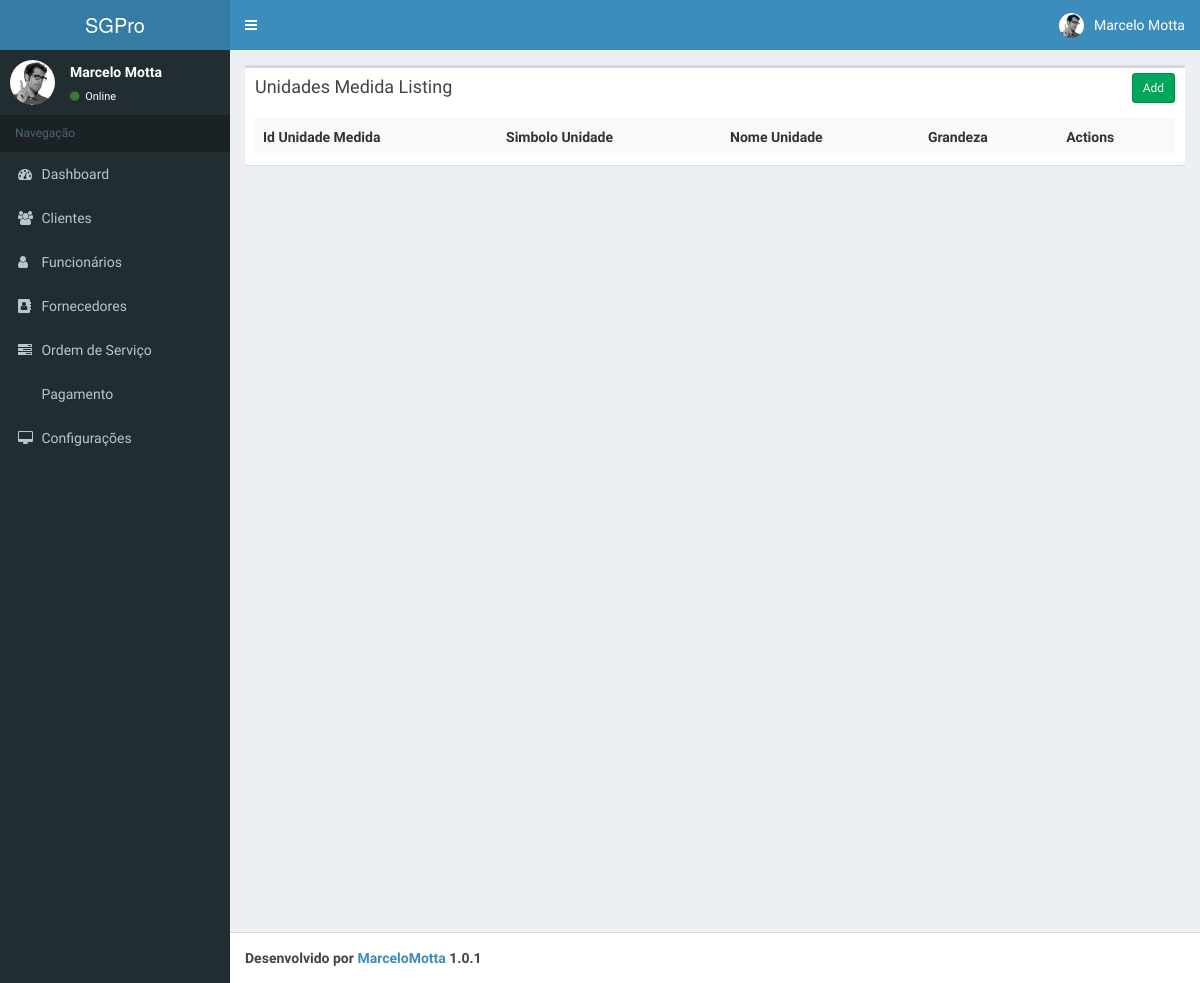
The app's page /app-developing/index.php/unidades_medida, older data.
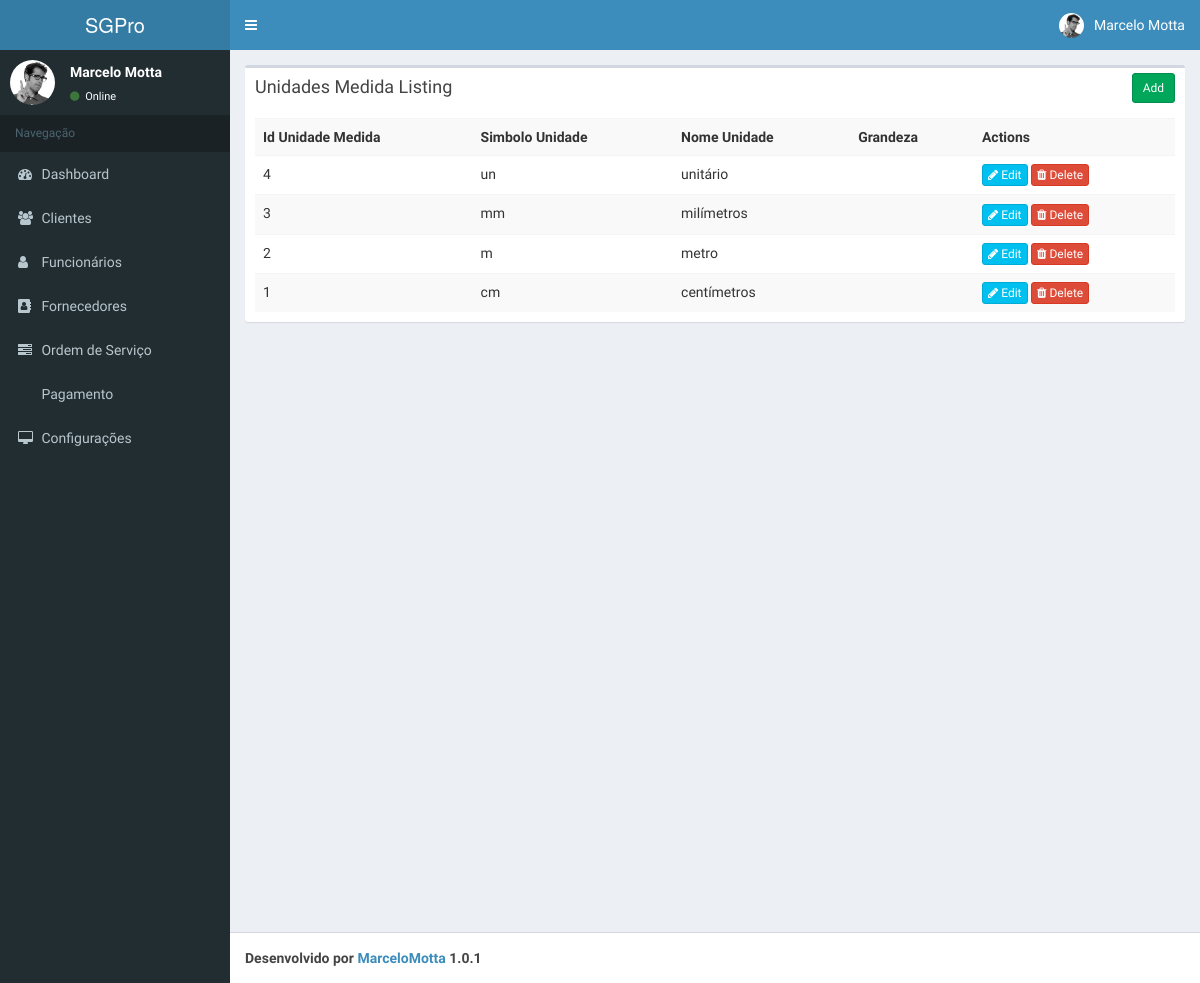
The same page, newer data.
### tables this page shows
CREATE TABLE `unidades_medida` (
  `id_unidade_medida` int(11) NOT NULL,
  `simbolo_unidade` varchar(11) NOT NULL,
  `nome_unidade` varchar(50) NOT NULL,
  `grandeza` varchar(50) DEFAULT NULL
);

### app-developing/application/controllers/Unidades_medida.php (called while the page is built, shortened)
<?php
class Unidades_medida extends CI_Controller{
    function __construct()
    {
        $this->load->model('Unidades_medida_model');
    }
    function index()
    {
        $data['unidades_medida'] = $this->Unidades_medida_model->get_all_unidades_medida();
        $data['_view'] = 'unidades_medida/index';
        $this->load->view('layouts/main',$data);
    }
}

### app-developing/index.php (called while the page is built, shortened)
<?php
require_once BASEPATH.'core/CodeIgniter.php';

### app-developing/application/models/Unidades_medida_model.php (called while the page is built, shortened)
<?php
class Unidades_medida_model extends CI_Model
{
    function get_all_unidades_medida()
    {
        $this->db->order_by('id_unidade_medida', 'desc');
        return $this->db->get('unidades_medida')->result_array();
    }
}

### app-developing/application/views/unidades_medida/index.php (the view)
<div class="row">
    <div class="col-md-12">
        <div class="box">
            <div class="box-header">
                <h3 class="box-title">Unidades Medida Listing</h3>
            	<div class="box-tools">
                    <a href="<?php echo site_url('unidades_medida/add'); ?>" class="btn btn-success btn-sm">Add</a>
                </div>
            </div>
            <div class="box-body">
                <table class="table table-striped">
                    <tr>
						<th>Id Unidade Medida</th>
						<th>Simbolo Unidade</th>
						<th>Nome Unidade</th>
						<th>Grandeza</th>
						<th>Actions</th>
                    </tr>
                    <?php foreach($unidades_medida as $u){ ?>
                    <tr>
						<td><?php echo $u['id_unidade_medida']; ?></td>
						<td><?php echo $u['simbolo_unidade']; ?></td>
						<td><?php echo $u['nome_unidade']; ?></td>
						<td><?php echo $u['grandeza']; ?></td>
						<td>
                            <a href="<?php echo site_url('unidades_medida/edit/'.$u['id_unidade_medida']); ?>" class="btn btn-info btn-xs"><span class="fa fa-pencil"></span> Edit</a>
                            <a href="<?php echo site_url('unidades_medida/remove/'.$u['id_unidade_medida']); ?>" class="btn btn-danger btn-xs"><span class="fa fa-trash"></span> Delete</a>
                        </td>
                    </tr>
                    <?php } ?>
                </table>
            </div>
        </div>
    </div>
</div>

Row changes from the older to the newer data that the page shows:
added unidades_medida: id_unidade_medida "4", simbolo_unidade "un", nome_unidade "unitário"
added unidades_medida: id_unidade_medida "3", simbolo_unidade "mm", nome_unidade "milímetros"
added unidades_medida: id_unidade_medida "2", simbolo_unidade "m", nome_unidade "metro"
added unidades_medida: id_unidade_medida "1", simbolo_unidade "cm", nome_unidade "centímetros"
